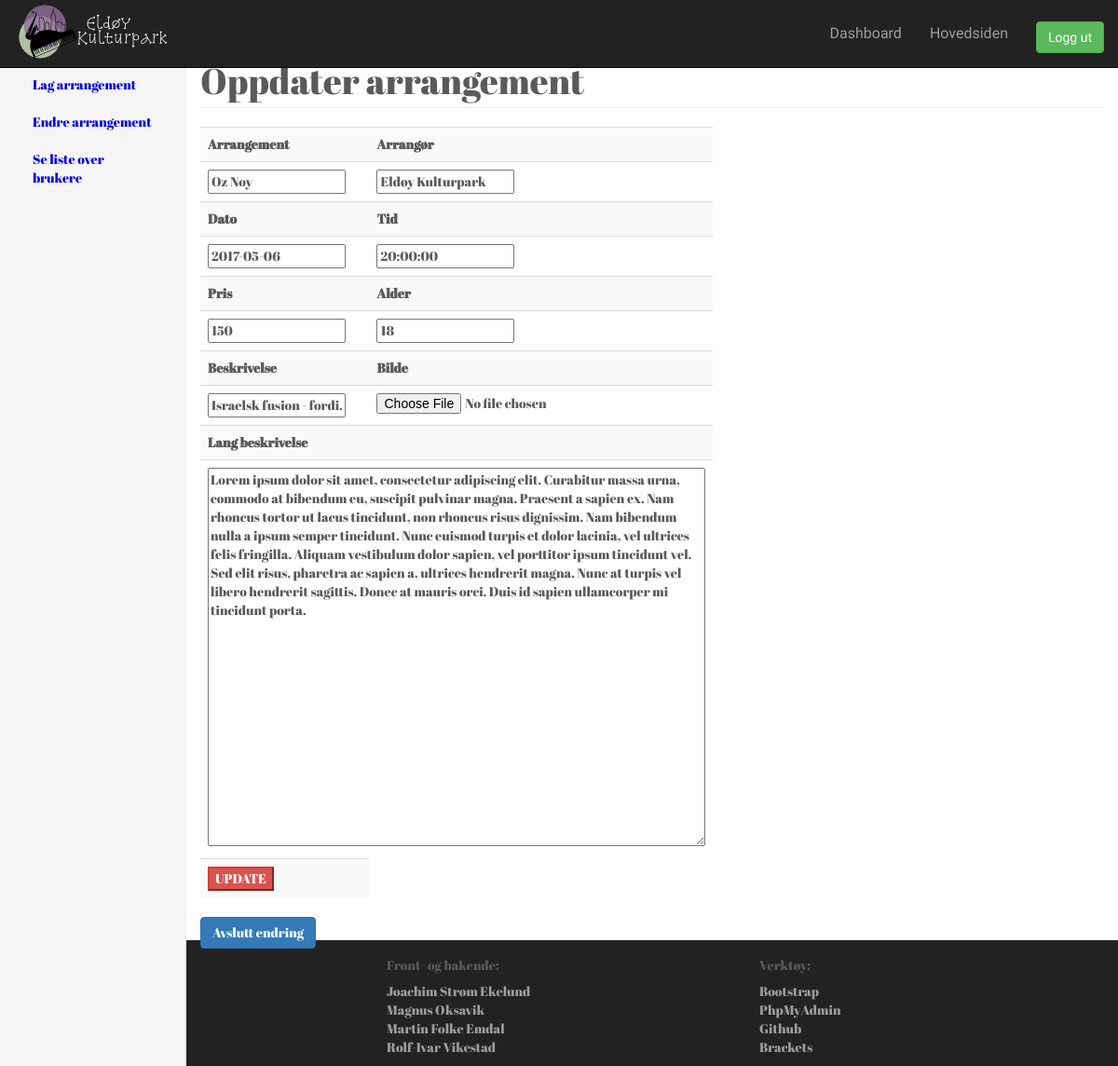
Page /admin/update.php?EventID=2 (signed in) on the committed database.
### tables this page shows
CREATE TABLE `event` (
    `EventID` int(20) NOT NULL,
    `Name` varchar(255) NOT NULL,
    `Date` date DEFAULT NULL,
    `Time` time DEFAULT NULL,
    `Comment` varchar(200) DEFAULT NULL,
    `Description` varchar(10000) DEFAULT NULL,
    `Producer` varchar(255) DEFAULT 'Eldøy Kulturpark',
    `Age` varchar(2) DEFAULT '18',
    `Fee` int(11) DEFAULT NULL,
    `Active` bool DEFAULT TRUE
);

### admin/update.php (the view, shortened to what this page needs)
<?php
$root = $_SERVER['DOCUMENT_ROOT'];
include "$root/utested/phpinclude/connect.php";
include "$root/utested/phpinclude/adminHeader.php";
if(isset($_GET['EventID']))
{
    $event = $_GET['EventID'];
    $sql_update="SELECT * FROM event WHERE EventID=$event";
    $result=$con->query($sql_update);
    $row = $result->fetch_array(MYSQLI_ASSOC);
}
?>
<div class="col-sm-9 col-sm-offset-3 col-md-10 col-md-offset-2 main">
    <h1 class="page-header">Oppdater arrangement</h1>
    <div class="table-responsive">
        <form action="" method='POST' enctype="multipart/form-data">
            <table class="table table-striped" id="oppdaterarrangementtabell">
                <tr>
                    <th>Arrangement</th>
                    <th>Arrangør</th>
                </tr>
                <tr>
                    <td><input type="text" name="Name" placeholder="Arr name" value="<?php echo $row['Name']; ?>" required /></td>
                    <td><input type="text" name="Producer" placeholder="Eldøy park" value="<?php echo $row['Producer']; ?>" required /></td>
                </tr>
                <tr>
                    <th>Dato</th>
                    <th>Tid</th>
                                    </tr>
                <tr>
                    <td><input type="text" name="Date" placeholder="Dato" value="<?php echo $row['Date']; ?>" required /></td>
                    <td><input type="text" name="Time" placeholder="Time" value="<?php echo $row['Time']; ?>" required /></td>
                                    </tr>
                <tr>
                    <th>Pris</th>
                    <th>Alder</th>
                </tr>
                <tr>
                    <td><input type="text" name="Fee" placeholder="Fee" pattern="[0-9]+" value="<?php echo $row['Fee']; ?>" required /></td>
                    <td><input type="text" name="Age" placeholder="Alder" pattern="[0-9]{1,2}" value="<?php echo $row['Age']; ?>" required /></td>
                </tr>
                <tr>
                    <th>Beskrivelse</th>
                    <th>Bilde</th>
                </tr>
                <tr>
                    <td><input type="text" name="Comment" placeholder="Info" value="<?php echo $row['Comment']; ?>" required /></td>
                    <td><input type="file" name="Bilde" id="Bilde"></td>
                </tr>
                <tr>
                    <th colspan="2">Lang beskrivelse</th>
                </tr>
                <tr>
                    <td colspan="2"><textarea name="Description" cols="80" rows="20" placeholder="Info" required ><?php echo $row['Description']; ?></textarea></td>
                </tr>
                <tr>
                    <td><input type="submit" name="submit" class="btn-danger" value="UPDATE"></td>
                </tr>
            </table>
        </form>
    </div>
    <a href="/utested/admin/editArr.php" class="btn btn-primary" role="button">Avslutt endring</a>
    <br>
</div>
<?php
include "$root/utested/phpinclude/adminFooter.php";
?>

### css/carousel.css (style rules this page uses)
body { padding-bottom: 40px; color: #5a5a5a; }

### rows in the picture
event: Name "Oz Noy", Producer "Eldøy Kulturpark", Date "2017-05-06", Time "20:00:00", Fee "150", Age "18", Comment "Israelsk fusion - fordi.", Description "Lorem ipsum dolor sit amet, consectetur adipiscing elit. Curabitur massa urna, commodo at bibendum eu, suscipit pulvinar magna. Praesent a sapien ex. Nam rhoncus tortor ut lacus tincidunt, non rhoncus risus dignissim. Nam bibendum nulla a ipsum semper tincidunt. Nunc euismod turpis et dolor lacinia, vel ultrices felis fringilla. Aliquam vestibulum dolor sapien, vel porttitor ipsum tincidunt vel. Sed elit risus, pharetra ac sapien a, ultrices hendrerit magna. Nunc at turpis vel libero hendrerit sagittis. Donec at mauris orci. Duis id sapien ullamcorper mi tincidunt porta."
